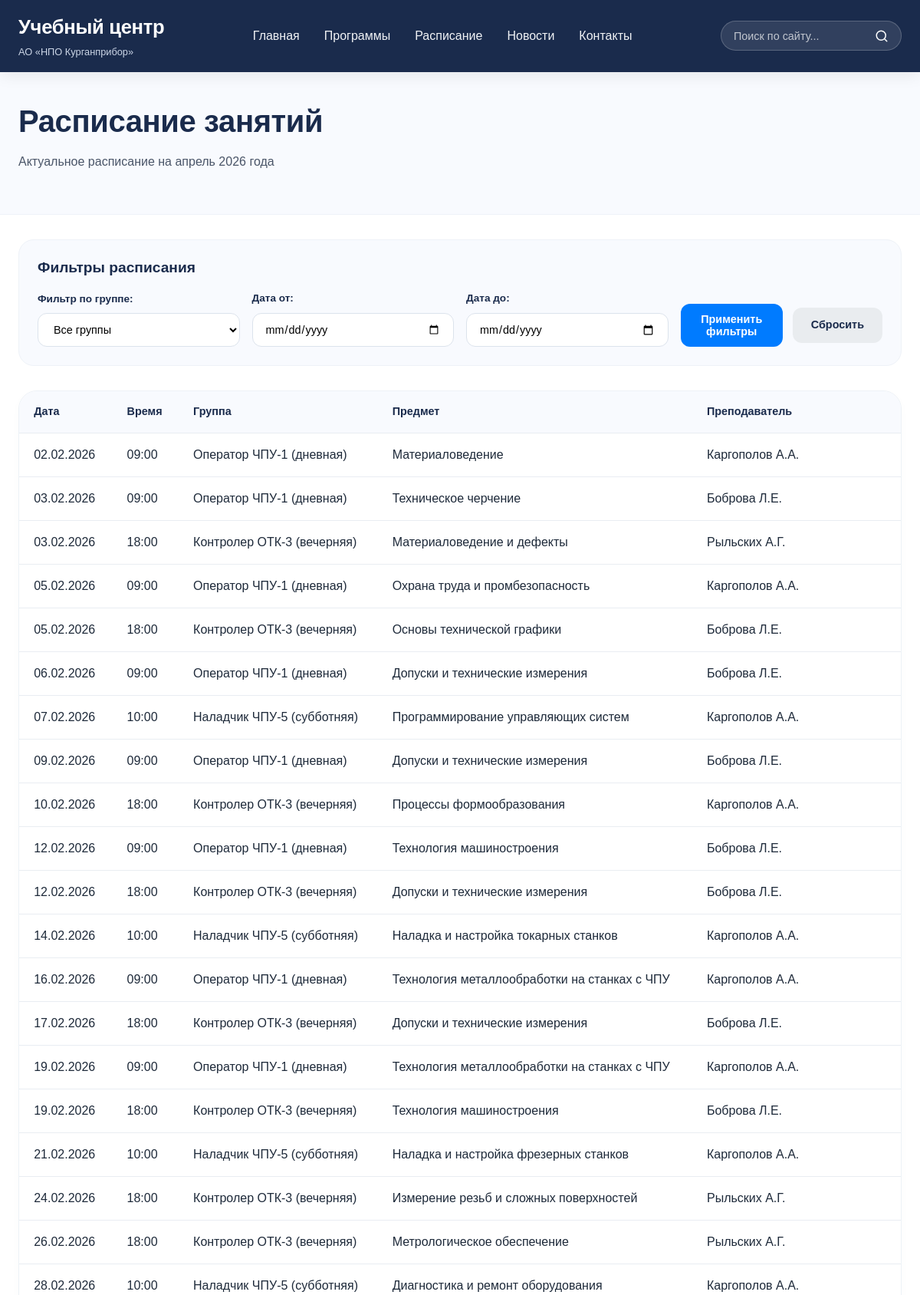
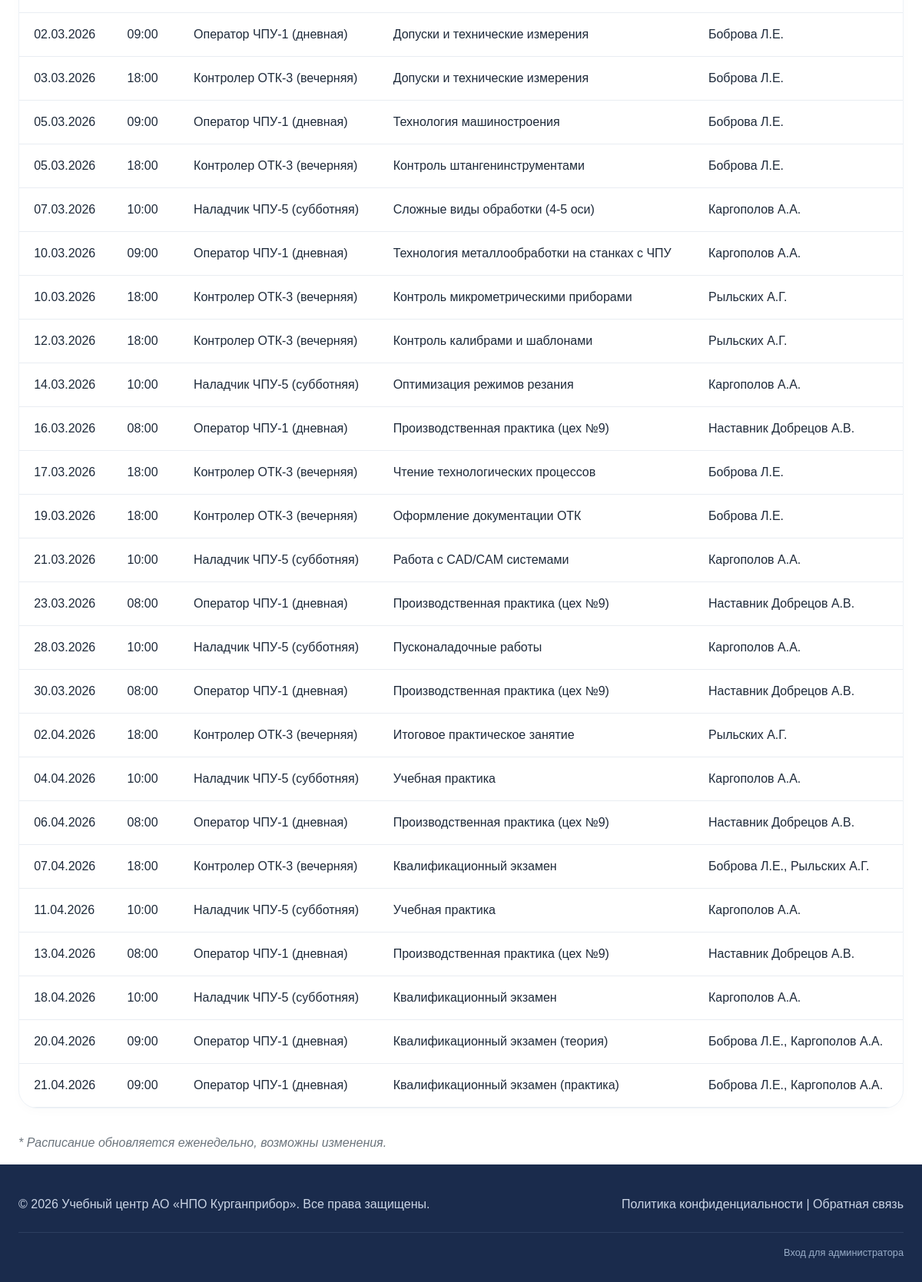
/pages/schedule.php, run on the app's committed database (2 pictures, top to bottom).
### tables this page shows
CREATE TABLE `schedule` (
  `id` int(11) NOT NULL AUTO_INCREMENT,
  `date` date NOT NULL,
  `time` time NOT NULL,
  `group_name` varchar(100) NOT NULL,
  `subject` varchar(255) NOT NULL,
  `teacher` varchar(255) NOT NULL,
  PRIMARY KEY (`id`)
);

### includes/functions.php (called while the page is built, shortened)
<?php
    function getSchedule($pdo, $group = null, $dateFrom = null, $dateTo = null) {
        $sql = "SELECT * FROM schedule WHERE 1=1";
        $params = [];
        $sql .= " ORDER BY date ASC, time ASC";
        $stmt = $pdo->prepare($sql);
        $stmt->execute($params);
        return $stmt->fetchAll(PDO::FETCH_ASSOC);
    }
    function sanitize($data) {
        return htmlspecialchars($data, ENT_QUOTES, 'UTF-8');
    }
?>

### pages/schedule.php (the view, shortened to what this page needs)
<?php
    require_once '../includes/config.php';
    require_once '../includes/functions.php';
    $group = isset($_GET['group']) ? $_GET['group'] : 'all';
    $dateFrom = isset($_GET['date_from']) ? $_GET['date_from'] : '';
    $dateTo = isset($_GET['date_to']) ? $_GET['date_to'] : '';
    $schedule = getSchedule($pdo, $group, $dateFrom, $dateTo);
    include '../includes/header.php';
?>
<div class="page-header">
    <div class="container">
        <h1>Расписание занятий</h1>
        <p>Актуальное расписание на апрель 2026 года</p>
    </div>
</div>
<div class="container">
    <div class="filters-section">
        <div class="filters-title">
            <h3>Фильтры расписания</h3>
        </div>
        <form method="GET" action="" class="filters-grid">
            <div class="filter-group">
                <label for="group">Фильтр по группе:</label>
                <select name="group" id="group" class="filter-select">
                    <option value="all" <?= $group == 'all' ? 'selected' : '' ?>>Все группы</option>
                </select>
            </div>
            <div class="filter-group">
                <label for="date_from">Дата от:</label>
                <input type="date" name="date_from" id="date_from" class="filter-date" value="<?= sanitize($dateFrom) ?>">
            </div>
            <div class="filter-group">
                <label for="date_to">Дата до:</label>
                <input type="date" name="date_to" id="date_to" class="filter-date" value="<?= sanitize($dateTo) ?>">
            </div>
            <div class="filter-group filter-buttons">
                <button type="submit" class="btn-filter">Применить фильтры</button>
                <a href="schedule.php" class="btn-filter-reset">Сбросить</a>
            </div>
        </form>
    </div>
    <div class="schedule-wrapper">
        <table>
            <thead>
                <tr><th>Дата</th><th>Время</th><th>Группа</th><th>Предмет</th><th>Преподаватель</th></tr>
            </thead>
            <tbody>
                <?php if (count($schedule) > 0): ?>
                    <?php foreach ($schedule as $row): ?>
                        <tr>
                            <td><?= date('d.m.Y', strtotime($row['date'])) ?></td>
                            <td><?= date('H:i', strtotime($row['time'])) ?></td>
                            <td><?= sanitize($row['group_name']) ?></td>
                            <td><?= sanitize($row['subject']) ?></td>
                            <td><?= sanitize($row['teacher']) ?></td>
                        </tr>
                    <?php endforeach; ?>
                <?php else: ?>
                    <tr><td colspan="5" style="text-align: center;">По выбранным фильтрам занятий не найдено.</td></tr>
                <?php endif; ?>
            </tbody>
        </table>
    </div>
    <p style="color:#6c757d; font-style:italic;">* Расписание обновляется еженедельно, возможны изменения.</p>
</div>
<?php include '../includes/footer.php'; ?>

### includes/header.php (shortened to what this page needs)
<!DOCTYPE html>
<html lang="ru">
<head>
    <link rel="stylesheet" href="<?= SITE_URL ?>/assets/css/style.css">
</head>
<body>
<header class="header">
    <div class="container">
        <div class="navbar">
            <div class="logo">
                <a href="<?= SITE_URL ?>/index.php">Учебный центр</a>
                <span>АО «НПО Курганприбор»</span>
            </div>
            <ul class="nav-menu">
                <li><a href="<?= SITE_URL ?>/index.php">Главная</a></li>
                <li><a href="<?= SITE_URL ?>/pages/programs.php">Программы</a></li>
                <li><a href="<?= SITE_URL ?>/pages/schedule.php">Расписание</a></li>
                <li><a href="<?= SITE_URL ?>/pages/news.php">Новости</a></li>
                <li><a href="<?= SITE_URL ?>/pages/contacts.php">Контакты</a></li>
            </ul>
            <div class="search-container">
                <form id="searchForm" class="search-form" action="#" method="get">
                    <div class="search-wrapper">
                        <input type="text" id="searchInput" class="search-input" placeholder="Поиск по сайту..." autocomplete="off">
                        <button type="submit" class="search-btn">
                        </button>
                    </div>
                </form>
            </div>
        </div>
    </div>
</header>
<main>

### includes/footer.php (shortened to what this page needs)
</main>
<footer class="footer">
    <div class="container">
        <div class="footer-content">
            <div>© <?= date('Y') ?> Учебный центр АО «НПО Курганприбор». Все права защищены.</div>
            <div><a href="#">Политика конфиденциальности</a> | <a href="<?= SITE_URL ?>/pages/contacts.php">Обратная связь</a></div>
        </div>
        <div class="admin-link">
            <a href="<?= SITE_URL ?>/admin/" style="color:#9aaec9;">Вход для администратора</a>
        </div>
    </div>
</footer>
</body>
</html>
<?php
    require_once 'functions.php';
?>

### assets/css/style.css (style rules this page uses)
* { margin: 0; padding: 0; box-sizing: border-box; }
body { font-family: 'Arial', 'Helvetica Neue', 'Segoe UI', sans-serif; background-color: #FFFFFF; color: #1e2a3a; line-height: 1.5; display: flex; flex-direction: column; min-height: 100vh; }
.container { max-width: 1280px; margin: 0 auto; padding: 0 24px; }
h1, h2, h3, h4 { font-weight: 700; line-height: 1.2; color: #1A2B4C; }
h1 { font-size: 2.5rem; margin-bottom: 1rem; letter-spacing: -0.01em; }
h3 { font-size: 1.35rem; margin-bottom: 0.75rem; font-weight: 700; }
p { font-size: 1rem; color: #4a5568; margin-bottom: 1rem; line-height: 1.6; }
a { text-decoration: none; transition: all 0.25s ease; }
.header { background-color: #1A2B4C; box-shadow: 0 4px 20px rgba(0,0,0,0.08); position: sticky; top: 0; z-index: 1000; }
.navbar { display: flex; justify-content: space-between; align-items: center; flex-wrap: wrap; padding: 1rem 0; }
.logo a { font-size: 1.6rem; font-weight: 700; color: white; letter-spacing: -0.3px; }
.logo span { font-weight: 400; font-size: 0.8rem; color: #cbd5e6; display: block; margin-top: 4px; }
.nav-menu { display: flex; list-style: none; gap: 2rem; flex-wrap: wrap; }
.nav-menu a { color: #f0f2f5; font-weight: 500; padding: 0.5rem 0; border-bottom: 2px solid transparent; font-size: 1rem; }
.schedule-wrapper { overflow-x: auto; margin: 2rem 0; background: white; border-radius: 24px; box-shadow: 0 4px 14px rgba(0,0,0,0.02); border: 1px solid #edf2f7; }
table { width: 100%; border-collapse: collapse; }
th, td { padding: 1rem 1.2rem; text-align: left; border-bottom: 1px solid #e9edf2; }
th { background-color: #F8FAFE; color: #1A2B4C; font-weight: 700; font-size: 0.9rem; }
label { display: block; margin-bottom: 0.5rem; font-weight: 600; color: #1e2a3a; font-size: 0.9rem; }
input, textarea { width: 100%; padding: 0.9rem 1rem; border: 1px solid #dce3ec; border-radius: 16px; font-family: inherit; font-size: 1rem; transition: 0.2s; background: #FFFFFF; }
.footer { background-color: #1A2B4C; color: #cbd5e6; margin-top: auto; padding: 2.5rem 0 1.8rem; }
.footer-content { display: flex; justify-content: space-between; flex-wrap: wrap; gap: 1.5rem; align-items: center; border-bottom: 1px solid #2c3f5f; padding-bottom: 1.5rem; margin-bottom: 1rem; }
.footer a { color: #cbd5e6; }
.admin-link { text-align: right; font-size: 0.8rem; margin-top: 0.5rem; }
.page-header { background: #F8FAFE; padding: 2.5rem 0; margin-bottom: 2rem; border-bottom: 1px solid #eef2f8; }
.search-container { position: relative; }
.search-form { margin: 0; }
.search-wrapper { display: flex; align-items: center; background: rgba(255, 255, 255, 0.1); border-radius: 50px; transition: all 0.3s ease; border: 1px solid rgba(255, 255, 255, 0.2); }
.search-input { background: transparent; border: none; padding: 0.6rem 1rem; color: white; font-size: 0.9rem; width: 200px; outline: none; font-family: inherit; }
.search-input::placeholder { color: rgba(255, 255, 255, 0.7); }
.search-btn { background: transparent; border: none; padding: 0.6rem 1rem 0.6rem 0; cursor: pointer; color: white; display: flex; align-items: center; justify-content: center; transition: all 0.2s; }
.filters-section { background: #F8FAFE; border-radius: 20px; padding: 1.5rem; margin-bottom: 2rem; border: 1px solid #eef2f8; }
.filters-title h3 { margin-bottom: 1.2rem; font-size: 1.2rem; color: #1A2B4C; }
.filters-grid { display: grid; grid-template-columns: repeat(auto-fit, minmax(200px, 1fr)); gap: 1rem; align-items: end; }
.filter-group { display: flex; flex-direction: column; gap: 0.5rem; }
.filter-group label { font-size: 0.85rem; font-weight: 600; color: #1A2B4C; margin-bottom: 0; }
.filter-select, .filter-date { padding: 0.75rem 1rem; border: 1px solid #dce3ec; border-radius: 12px; font-family: inherit; font-size: 0.9rem; background: white; cursor: pointer; transition: all 0.2s; }
.filter-buttons { flex-direction: row; gap: 0.8rem; align-items: center; }
.btn-filter { background: #007BFF; color: white; padding: 0.75rem 1.5rem; border: none; border-radius: 12px; font-weight: 600; font-size: 0.9rem; cursor: pointer; transition: all 0.2s; }
.btn-filter-reset { background: #e9ecef; color: #1A2B4C; padding: 0.75rem 1.5rem; border: none; border-radius: 12px; font-weight: 600; font-size: 0.9rem; cursor: pointer; transition: all 0.2s; }

### data on the page
schedule: date "02.02.2026", time "09:00", group_name "Оператор ЧПУ-1 (дневная)", subject "Материаловедение", teacher "Каргополов А.А."
schedule: date "03.02.2026", time "09:00", group_name "Оператор ЧПУ-1 (дневная)", subject "Техническое черчение", teacher "Боброва Л.Е."
schedule: date "03.02.2026", time "18:00", group_name "Контролер ОТК-3 (вечерняя)", subject "Материаловедение и дефекты", teacher "Рыльских А.Г."
schedule: date "05.02.2026", time "09:00", group_name "Оператор ЧПУ-1 (дневная)", subject "Охрана труда и промбезопасность", teacher "Каргополов А.А."
schedule: date "05.02.2026", time "18:00", group_name "Контролер ОТК-3 (вечерняя)", subject "Основы технической графики", teacher "Боброва Л.Е."
schedule: date "06.02.2026", time "09:00", group_name "Оператор ЧПУ-1 (дневная)", subject "Допуски и технические измерения", teacher "Боброва Л.Е."
schedule: date "07.02.2026", time "10:00", group_name "Наладчик ЧПУ-5 (субботняя)", subject "Программирование управляющих систем", teacher "Каргополов А.А."
schedule: date "09.02.2026", time "09:00", group_name "Оператор ЧПУ-1 (дневная)", subject "Допуски и технические измерения", teacher "Боброва Л.Е."
schedule: date "10.02.2026", time "18:00", group_name "Контролер ОТК-3 (вечерняя)", subject "Процессы формообразования", teacher "Каргополов А.А."
schedule: date "12.02.2026", time "09:00", group_name "Оператор ЧПУ-1 (дневная)", subject "Технология машиностроения", teacher "Боброва Л.Е."
schedule: date "12.02.2026", time "18:00", group_name "Контролер ОТК-3 (вечерняя)", subject "Допуски и технические измерения", teacher "Боброва Л.Е."
schedule: date "14.02.2026", time "10:00", group_name "Наладчик ЧПУ-5 (субботняя)", subject "Наладка и настройка токарных станков", teacher "Каргополов А.А."
schedule: date "16.02.2026", time "09:00", group_name "Оператор ЧПУ-1 (дневная)", subject "Технология металлообработки на станках с ЧПУ", teacher "Каргополов А.А."
schedule: date "17.02.2026", time "18:00", group_name "Контролер ОТК-3 (вечерняя)", subject "Допуски и технические измерения", teacher "Боброва Л.Е."
schedule: date "19.02.2026", time "09:00", group_name "Оператор ЧПУ-1 (дневная)", subject "Технология металлообработки на станках с ЧПУ", teacher "Каргополов А.А."
schedule: date "19.02.2026", time "18:00", group_name "Контролер ОТК-3 (вечерняя)", subject "Технология машиностроения", teacher "Боброва Л.Е."
schedule: date "21.02.2026", time "10:00", group_name "Наладчик ЧПУ-5 (субботняя)", subject "Наладка и настройка фрезерных станков", teacher "Каргополов А.А."
schedule: date "24.02.2026", time "18:00", group_name "Контролер ОТК-3 (вечерняя)", subject "Измерение резьб и сложных поверхностей", teacher "Рыльских А.Г."
schedule: date "26.02.2026", time "18:00", group_name "Контролер ОТК-3 (вечерняя)", subject "Метрологическое обеспечение", teacher "Рыльских А.Г."
schedule: date "28.02.2026", time "10:00", group_name "Наладчик ЧПУ-5 (субботняя)", subject "Диагностика и ремонт оборудования", teacher "Каргополов А.А."
schedule: date "02.03.2026", time "09:00", group_name "Оператор ЧПУ-1 (дневная)", subject "Допуски и технические измерения", teacher "Боброва Л.Е."
schedule: date "03.03.2026", time "18:00", group_name "Контролер ОТК-3 (вечерняя)", subject "Допуски и технические измерения", teacher "Боброва Л.Е."
schedule: date "05.03.2026", time "09:00", group_name "Оператор ЧПУ-1 (дневная)", subject "Технология машиностроения", teacher "Боброва Л.Е."
schedule: date "05.03.2026", time "18:00", group_name "Контролер ОТК-3 (вечерняя)", subject "Контроль штангенинструментами", teacher "Боброва Л.Е."
schedule: date "07.03.2026", time "10:00", group_name "Наладчик ЧПУ-5 (субботняя)", subject "Сложные виды обработки (4-5 оси)", teacher "Каргополов А.А."
schedule: date "10.03.2026", time "09:00", group_name "Оператор ЧПУ-1 (дневная)", subject "Технология металлообработки на станках с ЧПУ", teacher "Каргополов А.А."
schedule: date "10.03.2026", time "18:00", group_name "Контролер ОТК-3 (вечерняя)", subject "Контроль микрометрическими приборами", teacher "Рыльских А.Г."
schedule: date "12.03.2026", time "18:00", group_name "Контролер ОТК-3 (вечерняя)", subject "Контроль калибрами и шаблонами", teacher "Рыльских А.Г."
schedule: date "14.03.2026", time "10:00", group_name "Наладчик ЧПУ-5 (субботняя)", subject "Оптимизация режимов резания", teacher "Каргополов А.А."
schedule: date "16.03.2026", time "08:00", group_name "Оператор ЧПУ-1 (дневная)", subject "Производственная практика (цех №9)", teacher "Наставник Добрецов А.В."
schedule: date "17.03.2026", time "18:00", group_name "Контролер ОТК-3 (вечерняя)", subject "Чтение технологических процессов", teacher "Боброва Л.Е."
schedule: date "19.03.2026", time "18:00", group_name "Контролер ОТК-3 (вечерняя)", subject "Оформление документации ОТК", teacher "Боброва Л.Е."
schedule: date "21.03.2026", time "10:00", group_name "Наладчик ЧПУ-5 (субботняя)", subject "Работа с CAD/CAM системами", teacher "Каргополов А.А."
schedule: date "23.03.2026", time "08:00", group_name "Оператор ЧПУ-1 (дневная)", subject "Производственная практика (цех №9)", teacher "Наставник Добрецов А.В."
schedule: date "28.03.2026", time "10:00", group_name "Наладчик ЧПУ-5 (субботняя)", subject "Пусконаладочные работы", teacher "Каргополов А.А."
schedule: date "30.03.2026", time "08:00", group_name "Оператор ЧПУ-1 (дневная)", subject "Производственная практика (цех №9)", teacher "Наставник Добрецов А.В."
schedule: date "02.04.2026", time "18:00", group_name "Контролер ОТК-3 (вечерняя)", subject "Итоговое практическое занятие", teacher "Рыльских А.Г."
schedule: date "04.04.2026", time "10:00", group_name "Наладчик ЧПУ-5 (субботняя)", subject "Учебная практика", teacher "Каргополов А.А."
schedule: date "06.04.2026", time "08:00", group_name "Оператор ЧПУ-1 (дневная)", subject "Производственная практика (цех №9)", teacher "Наставник Добрецов А.В."
schedule: date "07.04.2026", time "18:00", group_name "Контролер ОТК-3 (вечерняя)", subject "Квалификационный экзамен", teacher "Боброва Л.Е., Рыльских А.Г."
schedule: date "11.04.2026", time "10:00", group_name "Наладчик ЧПУ-5 (субботняя)", subject "Учебная практика", teacher "Каргополов А.А."
schedule: date "13.04.2026", time "08:00", group_name "Оператор ЧПУ-1 (дневная)", subject "Производственная практика (цех №9)", teacher "Наставник Добрецов А.В."
schedule: date "18.04.2026", time "10:00", group_name "Наладчик ЧПУ-5 (субботняя)", subject "Квалификационный экзамен", teacher "Каргополов А.А."
schedule: date "20.04.2026", time "09:00", group_name "Оператор ЧПУ-1 (дневная)", subject "Квалификационный экзамен (теория)", teacher "Боброва Л.Е., Каргополов А.А."
schedule: date "21.04.2026", time "09:00", group_name "Оператор ЧПУ-1 (дневная)", subject "Квалификационный экзамен (практика)", teacher "Боброва Л.Е., Каргополов А.А."
